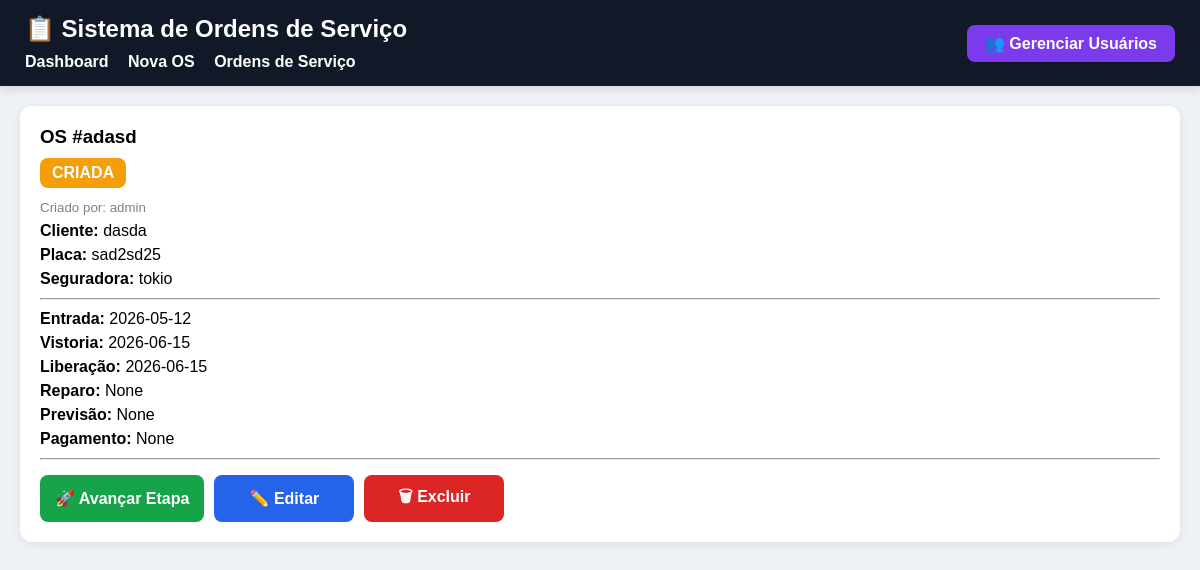
Before: /listar_os (signed in) with the older database file.
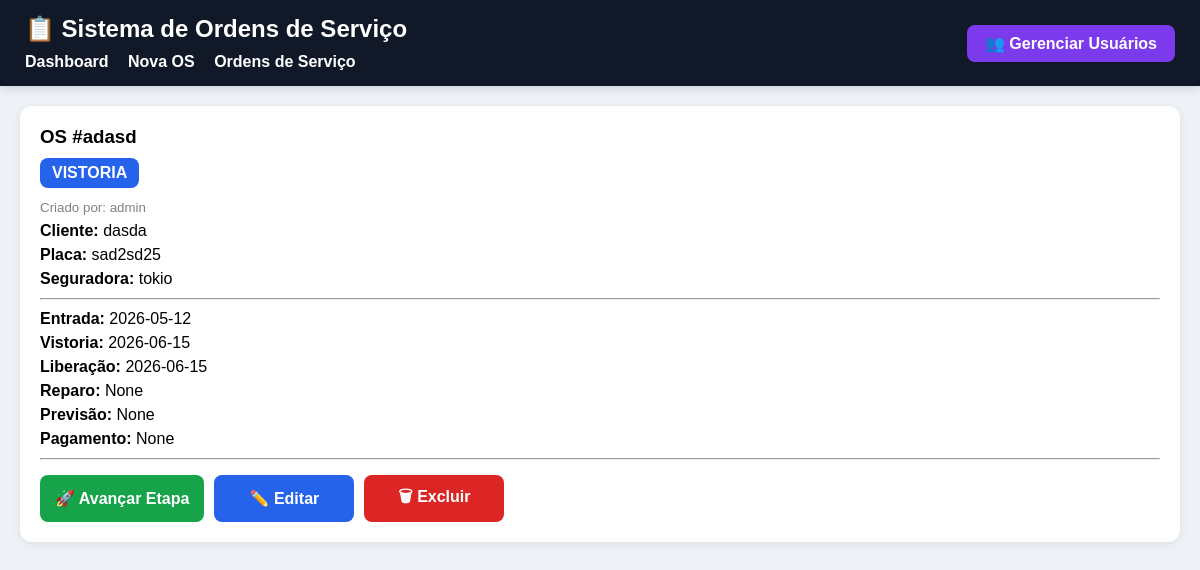
After: the same page with the newer database file.
### models.py (models this page shows)
class OS(db.Model):
    id = db.Column(db.Integer, primary_key=True)
    numero_os = db.Column(db.String(20), unique=True, nullable=False)
    cliente = db.Column(db.String(120))
    placa = db.Column(db.String(20))
    seguradora = db.Column(db.String(120))
    status = db.Column(db.String(30), default="CRIADA")
    data_entrada = db.Column(db.Date)
    data_vistoria = db.Column(db.Date)
    data_liberacao_vistoria = db.Column(db.Date)
    data_inicio_reparo = db.Column(db.Date)
    previsao_entrega = db.Column(db.Date)
    data_pagamento = db.Column(db.Date)
    valor_pecas = db.Column(db.Float, default=0)
    valor_mao_obra = db.Column(db.Float, default=0)
    criado_por = db.Column(db.String(80))

### app.py (the view)
@app.route("/listar_os")
def listar_os():
    if not login_required():
        return redirect("/login")
    return render_template("listar_os.html", os_list=OS.query.all())

### app.py (called while the page is built)
def login_required():
    return session.get("user")

### templates/listar_os.html (shortened to what this page needs)
<!DOCTYPE html>
<html lang="pt-br">
<head>
</head>
<body>
<div class="topo">
    <div class="topo-container">
        <div class="menu-esquerda">
            <h2>📋 Sistema de Ordens de Serviço</h2>
            <a href="/">Dashboard</a>
            <a href="/nova_os">
                Nova OS
            </a>
            <a href="/listar_os">
                Ordens de Serviço
            </a>
        </div>
        {% if session.get('role') == 'admin' %}
        <div>
            <a class="btn-admin" href="/usuarios">
                👥 Gerenciar Usuários
            </a>
        </div>
        {% endif %}
    </div>
</div>
<div class="container">
{% for os in os_list %}
<div class="card">
    <h3>OS #{{ os.numero_os }}</h3>
    <span class="status {{ os.status }}">
        {{ os.status }}
    </span>
    <p>
        <small>
            Criado por: {{ os.criado_por }}
        </small>
    </p>
    <div class="linha">
        <b>Cliente:</b> {{ os.cliente }}
    </div>
    <div class="linha">
        <b>Placa:</b> {{ os.placa }}
    </div>
    <div class="linha">
        <b>Seguradora:</b> {{ os.seguradora }}
    </div>
    <hr style="margin:10px 0;">
    <div class="linha">
        <b>Entrada:</b> {{ os.data_entrada }}
    </div>
    <div class="linha">
        <b>Vistoria:</b> {{ os.data_vistoria }}
    </div>
    <div class="linha">
        <b>Liberação:</b> {{ os.data_liberacao_vistoria }}
    </div>
    <div class="linha">
        <b>Reparo:</b> {{ os.data_inicio_reparo }}
    </div>
    <div class="linha">
        <b>Previsão:</b> {{ os.previsao_entrega }}
    </div>
    <div class="linha">
        <b>Pagamento:</b> {{ os.data_pagamento }}
    </div>
    <hr style="margin:10px 0;">
    <div class="area-botoes">
        <a class="btn verde"
           href="/avancar/{{ os.id }}">
            🚀 Avançar Etapa
        </a>
        <a class="btn azul"
           href="/editar_os/{{ os.id }}">
            ✏️ Editar
        </a>
        <a class="btn vermelho"
           href="/excluir_os/{{ os.id }}"
           onclick="return confirm('Deseja excluir esta OS?')">
            🗑 Excluir
        </a>
    </div>
</div>
{% endfor %}
</div>
</body>
</html>

### templates/listar_os.html (style rules this page uses)
* { margin:0; padding:0; box-sizing:border-box; }
body { font-family:Arial, Helvetica, sans-serif; background:#eef2f7; }
.topo { background:#111827; color:white; padding:15px 25px; box-shadow:0 2px 10px rgba(0,0,0,0.15); }
.topo-container { display:flex; justify-content:space-between; align-items:center; }
.menu-esquerda h2 { margin-bottom:10px; }
.menu-esquerda a { color:white; text-decoration:none; margin-right:15px; font-weight:bold; }
.btn-admin { background:#7c3aed; color:white; padding:10px 18px; border-radius:8px; text-decoration:none; font-weight:bold; transition:.3s; }
.container { padding:20px; }
.card { background:white; border-radius:12px; padding:20px; margin-bottom:20px; box-shadow:0 2px 10px rgba(0,0,0,0.08); }
.card h3 { margin-bottom:10px; }
.status { display:inline-block; padding:6px 12px; border-radius:8px; color:white; font-weight:bold; margin-bottom:10px; }
.VISTORIA { background:#2563eb; }
.linha { margin:6px 0; }
small { color:gray; }
.area-botoes { display:flex; flex-wrap:wrap; gap:10px; margin-top:15px; }
.btn { display:inline-flex; align-items:center; justify-content:center; min-width:140px; padding:10px 15px; border-radius:8px; text-decoration:none; color:white; font-weight:bold; transition:.25s; }
.verde { background:#16a34a; }
.azul { background:#2563eb; }
.vermelho { background:#dc2626; }

Changed rows visible on the page:
changed OS "adasd": status "CRIADA" → "VISTORIA"
